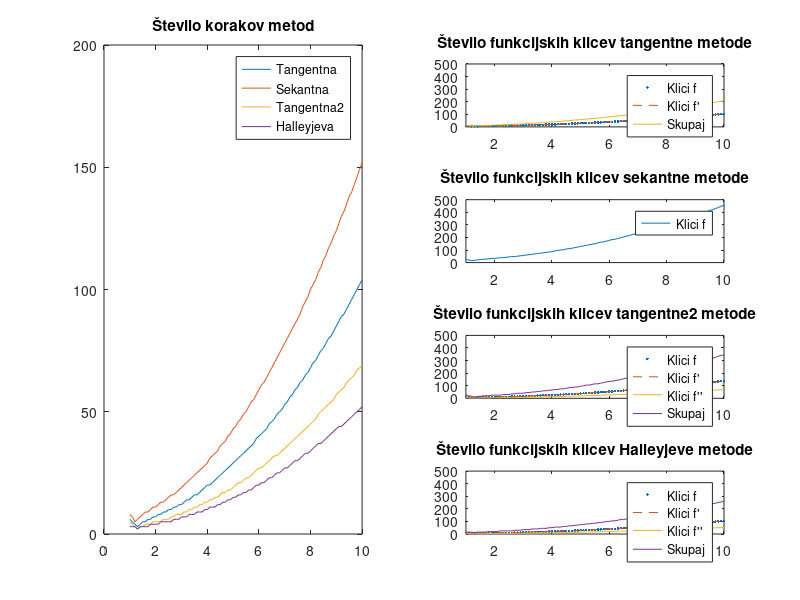

Here is the MATLAB script that generated this plot:
xs = 1 : 0.1 : 10;
f = @(x) x + 4 - exp(x^2);
df = @(x) 1 - 2*x*exp(x^2);
ddf = @(x) -2*exp(x^2) - 4*x^2 * exp(x^2);

tocna_nicla = fzero(f, 1);
eps = 1e-10;

% tangentna
g1 = @(x) x - f(x) / df(x);
k1 = zeros(1, length(xs));
for idx = 1 : length(xs)
    X = xs(idx);
    for i = 2 : 1000 + 1
        X(i) = g1(X(i-1));
        if abs(X(i) - tocna_nicla) < eps
            break;
        end
    end
    k1(idx) = i - 1;
end

subplot(4, 2, 2);
plot(xs, k1, '.', xs, k1, '--', xs, 2*k1);
legend('Klici f', "Klici f'", 'Skupaj');
title('Število funkcijskih klicev tangentne metode');
axis([1 10 0 500]);

% sekantna
k2 = zeros(1, length(xs));
for idx = 1 : length(xs)
    X = [xs(idx), xs(idx) + 0.1];
    for k = 3 : 1000
        X(k) = X(k - 1) - (f(X(k-1)) * (X(k-1) - X(k - 2))) / (f(X(k-1)) - f(X(k-2)));
        if abs(X(k) - X(k-1)) < eps
            break;
        end
    end
    k2(idx) = k - 2;
end

subplot(4, 2, 4);
plot(xs, 3*k2);
legend('Klici f');
title('Število funkcijskih klicev sekantne metode');
axis([1 10 0 500]);

% tangentna2
g3 = @(x) x - f(x) / df(x) - (ddf(x) * (f(x))^2) / (2 * (df(x))^3);
k3 = zeros(1, length(xs));
n3 = zeros(1, length(xs));
for idx = 1 : length(xs)
    X = xs(idx);
    for i = 2 : 1000 + 1
        X(i) = g3(X(i-1));
        if abs(X(i) - tocna_nicla) < eps
            break;
        end
    end
    k3(idx) = i - 1;
end

subplot(4, 2, 6);
plot(xs, 2*k3,'.', xs, 2*k3,'--', xs, k3, xs, 5*k3);
legend('Klici f', "Klici f'", "Klici f''", 'Skupaj');
title('Število funkcijskih klicev tangentne2 metode');
axis([1 10 0 500]);

% Halley
g4 = @(x) x - (2 * f(x) * df(x)) / (2 * df(x)^2 - f(x) * ddf(x));
k4 = zeros(1, length(xs));
for idx = 1 : length(xs)
    X = xs(idx);
    for i = 2 : 1000 + 1
        X(i) = g4(X(i-1));
        if abs(X(i) - tocna_nicla) < eps
            break;
        end
    end
    k4(idx) = i - 1;
end

subplot(4, 2, 8);
plot(xs, 2*k4, '.', xs, 2*k4, '--', xs, k4, xs, 5*k4);
legend('Klici f', "Klici f'", "Klici f''", 'Skupaj');
title('Število funkcijskih klicev Halleyjeve metode');
axis([1 10 0 500]);

% stevilo korakov
subplot(1, 2, 1);
plot(xs, k1, xs, k2, xs, k3, xs, k4);
title('Število korakov metod');
legend('Tangentna', 'Sekantna', 'Tangentna2', 'Halleyjeva');
